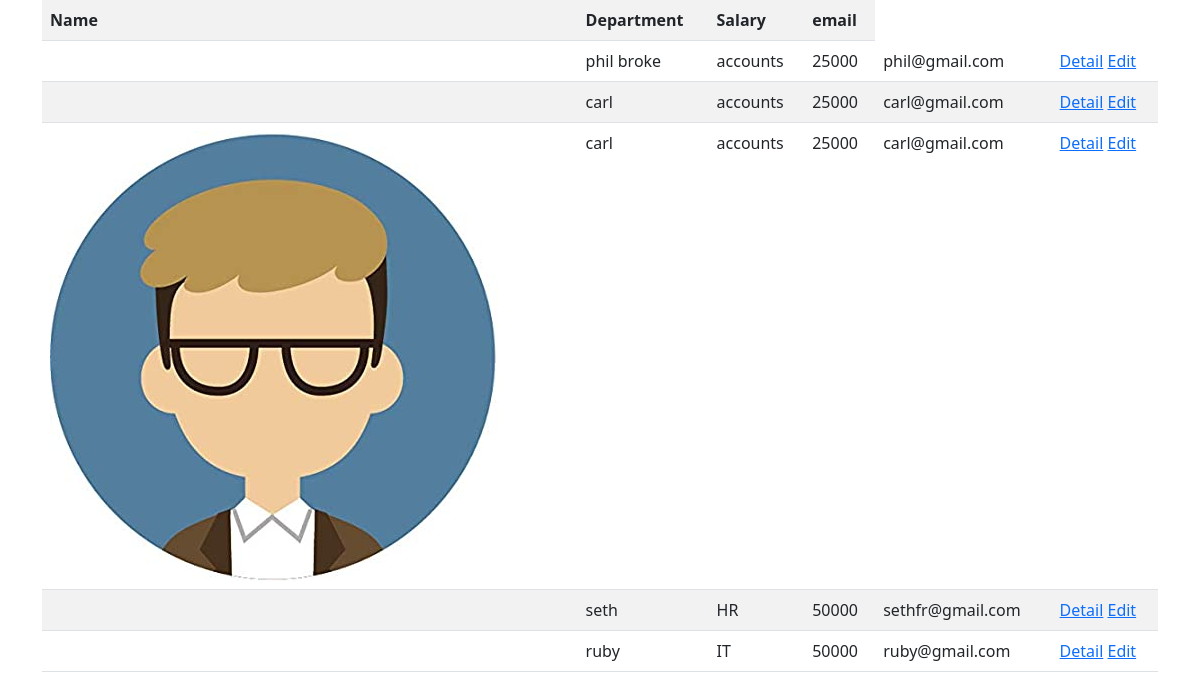
The page /employees/all/ on the database its author committed.
### crm/models.py (models this page shows, shortened)
class Employee(models.Model):
    name=models.CharField(max_length=200)
    department=models.CharField(max_length=150)
    options=(
        ("male","male"),
        ("female","female")
    )
    gender=models.CharField(max_length=200,choices=options,default="male")
    salary=models.PositiveIntegerField()
    email=models.EmailField()
    profile_pic=models.ImageField(upload_to="images",null=True,blank=True)
    address=models.CharField(max_length=200)

### crm/views.py (the view)
# urls.py: path("employees/all/",crm_views.EmployeeListView.as_view(),name="emp-list"),
class EmployeeListView(View):
    def get(self,request,*args,**kwargs):
        qs=Employee.objects.all()
        return render(request,"emp-list.html",{"employees":qs})

### crm/templates/emp-list.html (shortened to what this page needs)
<!DOCTYPE html>
<html lang="en">
<head>
    <link href="https://cdn.jsdelivr.net/npm/bootstrap@5.3.0-alpha1/dist/css/bootstrap.min.css" rel="stylesheet">
</head>
<body>
    <div class="container">
        <table class="table table-striped">
            <tr>
                <th>Name</th>
                <th>Department</th>
                <th>Salary</th>
                <th>email</th>
            </tr>
            {%for emp in employees%}
            <tr>
                <td>
                    {%if emp.profile_pic%}
                    <img src="{{emp.profile_pic.url}}" alt="">
                    {%endif%}
                </td>
                <td>{{emp.name}}</td>
                <td>{{emp.department}}</td>
                <td>{{emp.salary}}</td>
                <td>{{emp.email}}</td>
                <td>
                    <a href="{%url 'emp-detail' emp.id %}">Detail</a>
                    <a href="{%url 'emp-edit' emp.id %}">Edit</a>
                </td>
            </tr>
            {%endfor%}
        </table>
    </div>
</body>
</html>

### rows shown on the page
Employee: name "phil broke", department "accounts", salary "25000", email "phil@gmail.com"
Employee: name "carl", department "accounts", salary "25000", email "carl@gmail.com"
Employee: profile_pic (picture), name "carl", department "accounts", salary "25000", email "carl@gmail.com"
Employee: name "seth", department "HR", salary "50000", email "sethfr@gmail.com"
Employee: name "ruby", department "IT", salary "50000", email "ruby@gmail.com"
